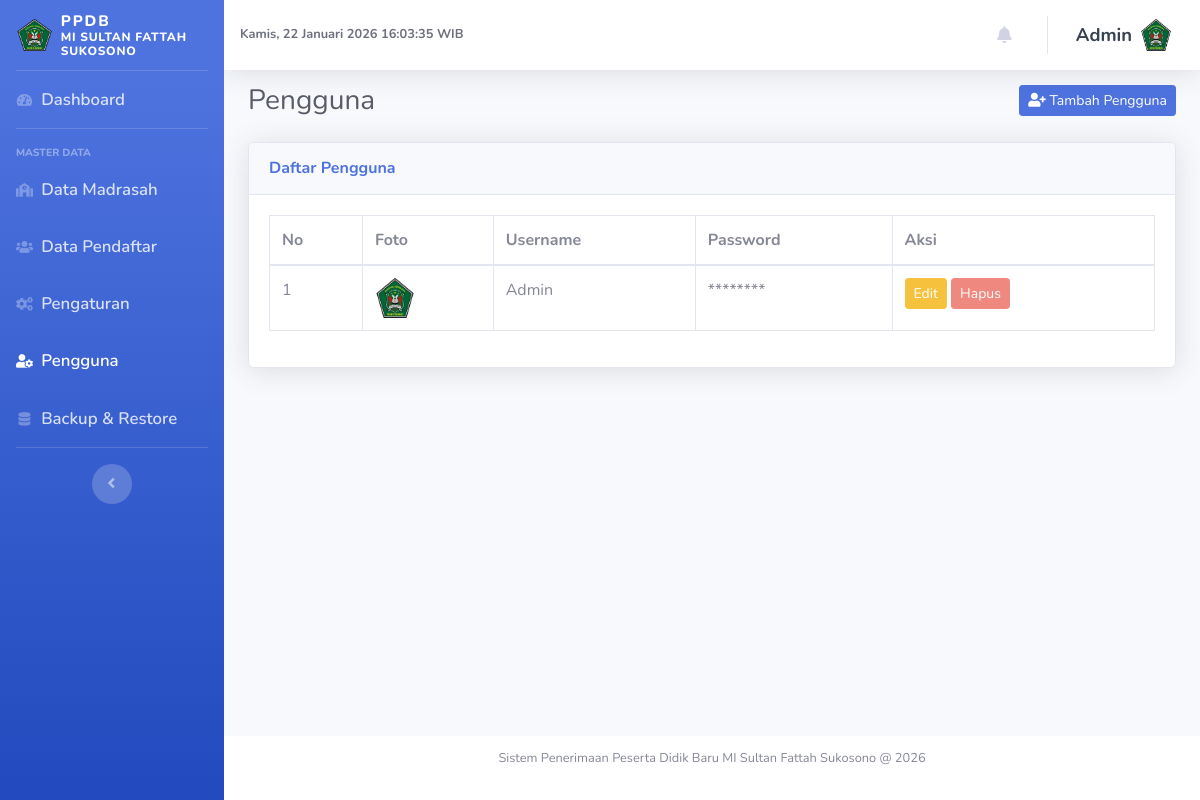
/admin/index.php?page=pengguna (signed in), run on the app's committed database.
### tables this page shows
CREATE TABLE `madrasah` (
  `id` int unsigned NOT NULL AUTO_INCREMENT,
  `nama` varchar(150) NOT NULL,
  `alamat` text,
  `email` varchar(100) DEFAULT NULL,
  `website` varchar(100) DEFAULT NULL,
  `hp_kepala` varchar(30) DEFAULT NULL,
  `hp_panitia` varchar(30) DEFAULT NULL,
  `logo` varchar(255) DEFAULT NULL,
  `nama_panitia` varchar(150) DEFAULT NULL,
  PRIMARY KEY (`id`)
);

CREATE TABLE `users` (
  `id` int unsigned NOT NULL AUTO_INCREMENT,
  `foto` varchar(255) DEFAULT NULL,
  `username` varchar(50) NOT NULL,
  `password` varchar(255) NOT NULL,
  `created_at` datetime NOT NULL DEFAULT CURRENT_TIMESTAMP,
  PRIMARY KEY (`id`),
  UNIQUE KEY `username` (`username`)
);

### config.php (called while the page is built, shortened)
<?php
$db_host = 'localhost';
$db_user = 'root';
$db_pass = '';
$db_name = 'ppdb_2026';
$mysqli = new mysqli($db_host, $db_user, $db_pass, $db_name);
$mysqli->set_charset('utf8mb4');
function base_url(string $path = ''): string
{
    $base = rtrim('http://localhost/ppdb_2026', '/');
    return $base . '/' . ltrim($path, '/');
}
function esc($value): string
{
    if (is_scalar($value)) {
        return htmlspecialchars((string)$value, ENT_QUOTES, 'UTF-8');
    }
    return '';
}
function is_logged_in(): bool
{
    return isset($_SESSION['user_id']);
}
function current_user(): ?array
{
    global $mysqli;
    $stmt = $mysqli->prepare('SELECT id, username, foto FROM users WHERE id = ? LIMIT 1');
    $stmt->bind_param('i', $_SESSION['user_id']);
    $stmt->execute();
    $result = $stmt->get_result();
    $cachedUser = $result->fetch_assoc() ?: null;
    return $cachedUser;
}

### admin/pages/pengguna.php (the view, shortened to what this page needs)
<?php
$users = [];
$first_user_result = $mysqli->query('SELECT id FROM users ORDER BY id ASC LIMIT 1');
$first_user_id = null;
if ($first_user_result) {
    $first_row = $first_user_result->fetch_assoc();
    $first_user_id = $first_row['id'];
}
if ($result = $mysqli->query('SELECT * FROM users ORDER BY id ASC')) {
    while ($row = $result->fetch_assoc()) {
        $users[] = $row;
    }
}
?>
<div class="container-fluid">
    <div class="d-sm-flex align-items-center justify-content-between mb-4">
        <h1 class="h3 mb-0 text-gray-800">Pengguna</h1>
        <button class="btn btn-primary btn-sm" data-toggle="modal" data-target="#modalPengguna">
            <i class="fas fa-user-plus"></i> Tambah Pengguna
        </button>
    </div>
    <div class="card shadow mb-4">
        <div class="card-header py-3">
            <h6 class="m-0 font-weight-bold text-primary">Daftar Pengguna</h6>
        </div>
        <div class="card-body">
            <div class="table-responsive">
                <table class="table table-bordered datatable" width="100%" cellspacing="0">
                    <thead>
                        <tr>
                            <th>No</th>
                            <th>Foto</th>
                            <th>Username</th>
                            <th>Password</th>
                            <th>Aksi</th>
                        </tr>
                    </thead>
                    <tbody>
                        <?php $no = 1; foreach ($users as $user): ?>
                        <tr>
                            <td><?= $no++; ?></td>
                            <td>
                                <?php if (!empty($user['foto'])): ?>
                                <img src="<?= esc(base_url('uploads/' . $user['foto'])); ?>" alt="Foto"
                                    class="img-profile rounded-circle" width="40" height="40">
                                <?php else: ?>
                                <img src="https://via.placeholder.com/40" alt="Foto"
                                    class="img-profile rounded-circle">
                                <?php endif; ?>
                            </td>
                            <td><?= esc($user['username']); ?></td>
                            <td>********</td>
                            <td>
                                <button type="button" class="btn btn-sm btn-warning btn-edit-pengguna"
                                    data-id="<?= (int)$user['id']; ?>"
                                    data-username="<?= esc($user['username']); ?>"
                                    data-toggle="modal" data-target="#modalEditPengguna">
                                    Edit
                                </button>
                                <?php if ($user['username'] !== 'admin' && $user['id'] != $first_user_id): ?>
                                <form method="post" class="d-inline form-hapus-pengguna">
                                    <input type="hidden" name="aksi" value="hapus">
                                    <input type="hidden" name="id" value="<?= (int)$user['id']; ?>">
                                    <button type="button" class="btn btn-sm btn-danger btn-hapus-pengguna">
                                        Hapus
                                    </button>
                                </form>
                                <?php elseif ($user['id'] == $first_user_id): ?>
                                <button type="button" class="btn btn-sm btn-danger" disabled title="Akun utama tidak dapat dihapus">
                                    Hapus
                                </button>
                                <?php endif; ?>
                            </td>
                        </tr>
                        <?php endforeach; ?>
                    </tbody>
                </table>
            </div>
        </div>
    </div>
</div>

### admin/template/header.php (shortened to what this page needs)
<?php
require_once __DIR__ . '/../../config.php';
$madrasah_logo = '';
if ($result = $mysqli->query('SELECT nama, logo FROM madrasah LIMIT 1')) {
    if ($row = $result->fetch_assoc()) {
        $madrasah_nama = $row['nama'];
        $madrasah_logo = isset($row['logo']) ? (string)$row['logo'] : '';
    }
}
$user = current_user();
?>
<!DOCTYPE html>
<html lang="id">
<head>
    <link href="../assets/vendor/fontawesome-free/css/all.min.css" rel="stylesheet" type="text/css">
    <link href="../assets/css/sb-admin-2.min.css" rel="stylesheet">
    <link href="https://cdn.datatables.net/1.13.6/css/dataTables.bootstrap4.min.css" rel="stylesheet">
    <link href="https://cdn.datatables.net/buttons/2.4.1/css/buttons.bootstrap4.min.css" rel="stylesheet">
</head>
<body id="page-top">
    <div id="wrapper">
        <?php include __DIR__ . '/sidebar.php'; ?>
        <div id="content-wrapper" class="d-flex flex-column">
            <div id="content">
                <nav class="navbar navbar-expand navbar-light bg-white topbar topbar-fixed shadow">
                    <div class="d-none d-sm-flex align-items-center mr-auto">
                        <span id="adminClock" class="text-gray-700 small font-weight-bold"></span>
                    </div>
                    <ul class="navbar-nav ml-auto">
                        <li class="nav-item dropdown no-arrow mx-1">
                            <a class="nav-link dropdown-toggle" href="#" id="alertsDropdown" role="button"
                                data-toggle="dropdown" aria-haspopup="true" aria-expanded="false">
                                <i class="fas fa-bell fa-fw"></i>
                            </a>
                        </li>
                        <li class="nav-item dropdown no-arrow">
                            <a class="nav-link dropdown-toggle" href="#" id="userDropdown" role="button"
                                data-toggle="dropdown" aria-haspopup="true" aria-expanded="false">
                                <span
                                    class="mr-2 d-none d-lg-inline topbar-user-name"><?= esc($user['username'] ?? 'Admin'); ?></span>
                                <img class="img-profile"
                                    src="<?= esc(isset($user['foto']) && $user['foto'] !== '' ? base_url('uploads/' . $user['foto']) : 'https://via.placeholder.com/60'); ?>">
                            </a>
                        </li>
                    </ul>
                </nav>

### admin/template/sidebar.php
<?php
$current_page = isset($_GET['page']) ? $_GET['page'] : 'dashboard';
function active_menu(string $page, string $current): string
{
    return $page === $current ? 'active' : '';
}
?>
<ul class="navbar-nav bg-gradient-primary sidebar sidebar-dark accordion" id="accordionSidebar">
    <a class="sidebar-brand d-flex align-items-center justify-content-start" href="index.php">
        <?php if (!empty($madrasah_logo)): ?>
            <img src="<?= esc(base_url('uploads/' . $madrasah_logo)); ?>" alt="Logo" style="height:32px" class="mr-2">
        <?php else: ?>
            <div class="sidebar-brand-icon rotate-n-15">
                <i class="fas fa-graduation-cap"></i>
            </div>
        <?php endif; ?>
        <?php
        $sidebar_app_name = 'PPDB';
        $madrasah_line_top = $madrasah_nama;
        $madrasah_line_bottom = '';
        if (stripos($madrasah_nama, 'MI SULTAN FATTAH SUKOSONO') !== false) {
            $madrasah_line_top = 'MI SULTAN FATTAH';
            $madrasah_line_bottom = 'SUKOSONO';
        } else {
            $last_space_pos = strrpos($madrasah_nama, ' ');
            if ($last_space_pos !== false) {
                $madrasah_line_top = substr($madrasah_nama, 0, $last_space_pos);
                $madrasah_line_bottom = substr($madrasah_nama, $last_space_pos + 1);
            }
        }
        ?>
        <div class="sidebar-brand-text mx-0 text-left">
            <div class="sidebar-app-name"><?= esc($sidebar_app_name); ?></div>
            <div class="sidebar-school-name"><?= esc($madrasah_line_top); ?></div>
            <?php if ($madrasah_line_bottom !== ''): ?>
                <div class="sidebar-school-name"><?= esc($madrasah_line_bottom); ?></div>
            <?php endif; ?>
        </div>
    </a>
    <hr class="sidebar-divider my-0">
    <li class="nav-item <?= active_menu('dashboard', $current_page); ?>">
        <a class="nav-link" href="index.php?page=dashboard">
            <i class="fas fa-fw fa-tachometer-alt"></i>
            <span>Dashboard</span></a>
    </li>
    <hr class="sidebar-divider">
    <div class="sidebar-heading">
        Master Data
    </div>
    <li class="nav-item <?= active_menu('madrasah', $current_page); ?>">
        <a class="nav-link" href="index.php?page=madrasah">
            <i class="fas fa-fw fa-school"></i>
            <span>Data Madrasah</span></a>
    </li>
    <li class="nav-item <?= active_menu('pendaftar', $current_page); ?>">
        <a class="nav-link" href="index.php?page=pendaftar">
            <i class="fas fa-fw fa-users"></i>
            <span>Data Pendaftar</span></a>
    </li>
    <li class="nav-item <?= active_menu('pengaturan', $current_page); ?>">
        <a class="nav-link" href="index.php?page=pengaturan">
            <i class="fas fa-fw fa-cogs"></i>
            <span>Pengaturan</span></a>
    </li>
    <li class="nav-item <?= active_menu('pengguna', $current_page); ?>">
        <a class="nav-link" href="index.php?page=pengguna">
            <i class="fas fa-fw fa-user-cog"></i>
            <span>Pengguna</span></a>
    </li>
    <li class="nav-item <?= active_menu('backup', $current_page); ?>">
        <a class="nav-link" href="index.php?page=backup">
            <i class="fas fa-fw fa-database"></i>
            <span>Backup &amp; Restore</span></a>
    </li>
    <hr class="sidebar-divider d-none d-md-block">
    <div class="text-center d-none d-md-inline">
        <button class="rounded-circle border-0" id="sidebarToggle"></button>
    </div>
</ul>

### admin/template/header.php (style rules this page uses)
.sidebar-brand-text { font-family: 'Nunito', sans-serif; font-weight: 800; font-size: 0.9rem; line-height: 1.2; text-align: left; margin-left: 0 !important; }
.sidebar-app-name { font-size: 0.95rem; letter-spacing: 0.12em; }
.sidebar-school-name { font-size: 0.75rem; letter-spacing: 0.06em; }
.sidebar .nav-item .nav-link span { font-size: 1.05rem !important; font-weight: 600 !important; }
.topbar-fixed .nav-link { font-size: 1.05rem !important; font-weight: 600 !important; }
.sidebar { position: fixed; top: 0; bottom: 0; left: 0; width: 14rem; overflow-y: auto; z-index: 1040; }
#content-wrapper { margin-left: 14rem; min-height: 100vh; }
.topbar-fixed { position: fixed; top: 0; left: 14rem; right: 0; z-index: 1030; }
#content { padding-top: 5.25rem; }
.topbar-user-name { font-size: 1.15rem !important; font-weight: 700 !important; color: #374151 !important; }
.img-profile { border-radius: 0 !important; }

### data on the page
madrasah: logo (picture), nama "MI SULTAN FATTAH", nama "SUKOSONO"
users: username "Admin", foto (picture), shows "Hapus"

### other printed values
$sidebar_app_name "PPDB"
